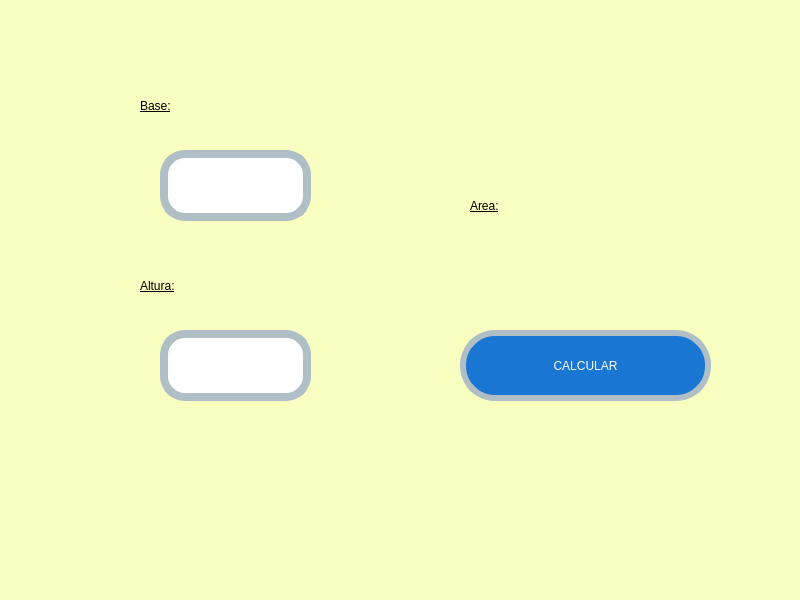
<?xml version="1.0" encoding="UTF-8"?>
<ui version="4.0">
 <class>MainWindow</class>
 <widget class="QMainWindow" name="MainWindow">
  <property name="geometry">
   <rect>
    <x>0</x>
    <y>0</y>
    <width>800</width>
    <height>600</height>
   </rect>
  </property>
  <property name="windowTitle">
   <string>MainWindow</string>
  </property>
  <property name="styleSheet">
   <string notr="true">background-color:rgb(249, 255, 193)</string>
  </property>
  <widget class="QWidget" name="centralwidget">
   <widget class="QPushButton" name="btn_Calcular">
    <property name="geometry">
     <rect>
      <x>460</x>
      <y>330</y>
      <width>251</width>
      <height>71</height>
     </rect>
    </property>
    <property name="styleSheet">
     <string notr="true">background-color:rgb(25, 118, 210);
font: 20pt &quot;Forte&quot;;
color:rgb(255, 255, 255);
border-radius:35px;
border:6px solid #B0BEC5;
</string>
    </property>
    <property name="text">
     <string>CALCULAR</string>
    </property>
   </widget>
   <widget class="QLineEdit" name="txt_Base">
    <property name="geometry">
     <rect>
      <x>160</x>
      <y>150</y>
      <width>151</width>
      <height>71</height>
     </rect>
    </property>
    <property name="contextMenuPolicy">
     <enum>Qt::PreventContextMenu</enum>
    </property>
    <property name="whatsThis">
     <string/>
    </property>
    <property name="styleSheet">
     <string notr="true">background-color:rgb(255, 255, 255);
color:rgb(0, 0, 0);
border-radius:25px;
border:8px solid #B0BEC5;
font: 75 16pt &quot;MS Shell Dlg 2&quot;;
</string>
    </property>
    <property name="text">
     <string/>
    </property>
    <property name="maxLength">
     <number>32774</number>
    </property>
    <property name="cursorPosition">
     <number>0</number>
    </property>
    <property name="dragEnabled">
     <bool>false</bool>
    </property>
    <property name="readOnly">
     <bool>false</bool>
    </property>
    <property name="clearButtonEnabled">
     <bool>false</bool>
    </property>
   </widget>
   <widget class="QLabel" name="label_3">
    <property name="geometry">
     <rect>
      <x>140</x>
      <y>80</y>
      <width>201</width>
      <height>51</height>
     </rect>
    </property>
    <property name="styleSheet">
     <string notr="true">
text-decoration: underline;
font: 20pt &quot;Forte&quot;;
color:rgb(0, 0, 0)
</string>
    </property>
    <property name="text">
     <string>Base:</string>
    </property>
   </widget>
   <widget class="QLabel" name="label_4">
    <property name="geometry">
     <rect>
      <x>140</x>
      <y>260</y>
      <width>201</width>
      <height>51</height>
     </rect>
    </property>
    <property name="styleSheet">
     <string notr="true">
text-decoration: underline;
font: 20pt &quot;Forte&quot;;
color:rgb(0, 0, 0)
</string>
    </property>
    <property name="text">
     <string>Altura:</string>
    </property>
   </widget>
   <widget class="QLineEdit" name="txt_Altura">
    <property name="geometry">
     <rect>
      <x>160</x>
      <y>330</y>
      <width>151</width>
      <height>71</height>
     </rect>
    </property>
    <property name="contextMenuPolicy">
     <enum>Qt::PreventContextMenu</enum>
    </property>
    <property name="whatsThis">
     <string/>
    </property>
    <property name="styleSheet">
     <string notr="true">background-color:rgb(255, 255, 255);
color:rgb(0, 0, 0);
border-radius:25px;
border:8px solid #B0BEC5;
font: 75 16pt &quot;MS Shell Dlg 2&quot;;
</string>
    </property>
    <property name="text">
     <string/>
    </property>
    <property name="maxLength">
     <number>32774</number>
    </property>
    <property name="cursorPosition">
     <number>0</number>
    </property>
    <property name="dragEnabled">
     <bool>false</bool>
    </property>
    <property name="readOnly">
     <bool>false</bool>
    </property>
    <property name="clearButtonEnabled">
     <bool>false</bool>
    </property>
   </widget>
   <widget class="QLabel" name="Lbl_Area">
    <property name="geometry">
     <rect>
      <x>470</x>
      <y>180</y>
      <width>201</width>
      <height>51</height>
     </rect>
    </property>
    <property name="styleSheet">
     <string notr="true">
text-decoration: underline;
font: 20pt &quot;Forte&quot;;
color:rgb(0, 0, 0)
</string>
    </property>
    <property name="text">
     <string>Area:</string>
    </property>
   </widget>
  </widget>
  <widget class="QMenuBar" name="menubar">
   <property name="geometry">
    <rect>
     <x>0</x>
     <y>0</y>
     <width>800</width>
     <height>26</height>
    </rect>
   </property>
  </widget>
  <widget class="QStatusBar" name="statusbar"/>
 </widget>
 <resources/>
 <connections/>
</ui>
